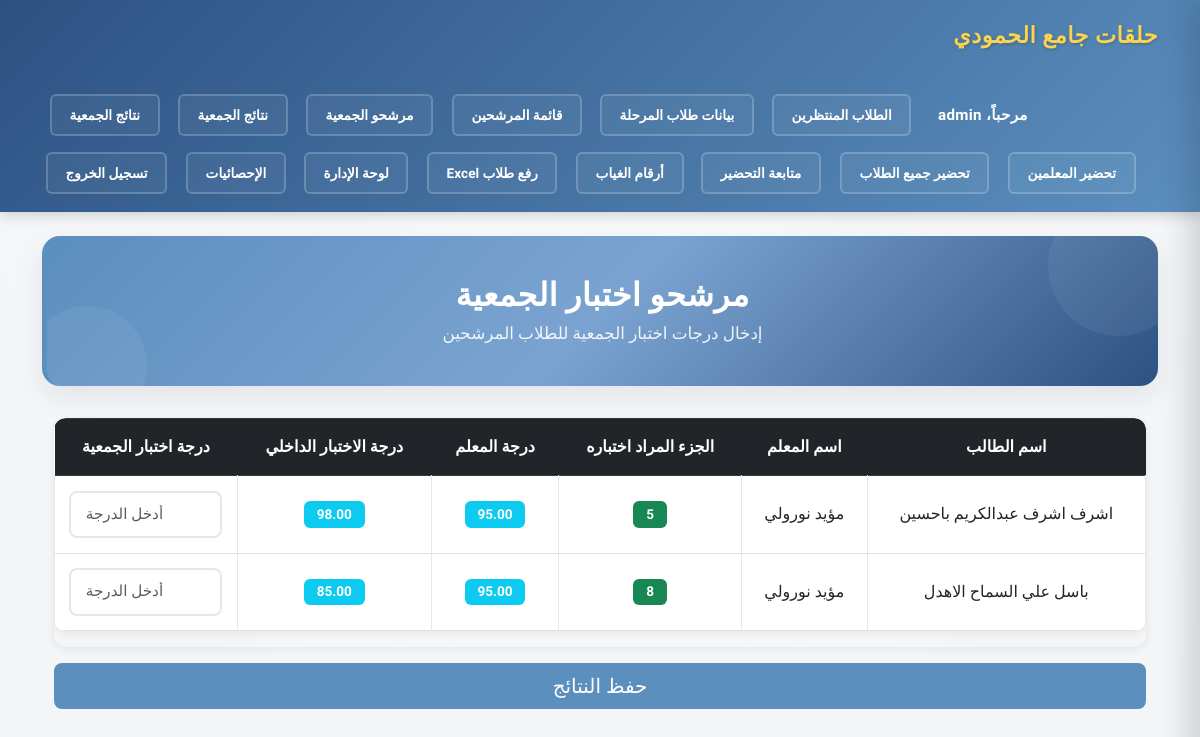
Page /association-candidates/ (signed in) on the committed database.
### quran_center/models.py (models this page shows, shortened)
class ExamNomination(models.Model):
    student = models.ForeignKey(Student, on_delete=models.CASCADE, verbose_name="الطالب")
    teacher = models.ForeignKey(User, on_delete=models.CASCADE, verbose_name="المعلم المرشح")
    last_tested_part = models.CharField(
        max_length=50,
        choices=LAST_TESTED_PART_CHOICES,
        verbose_name="آخر جزء تم اختباره"
    )
    teacher_grade = models.DecimalField(max_digits=5, decimal_places=2, verbose_name="درجة المعلم", null=True, blank=True)
    internal_grade = models.DecimalField(max_digits=5, decimal_places=2, verbose_name="درجة الاختبار الداخلي", null=True, blank=True)
    association_grade = models.DecimalField(max_digits=5, decimal_places=2, verbose_name="درجة اختبار الجمعية", null=True, blank=True)
    nomination_date = models.DateField(auto_now_add=True, verbose_name="تاريخ الترشيح")
    internal_passed = models.BooleanField(default=False, verbose_name="اجتاز الداخلي")
    association_tested = models.BooleanField(default=False, verbose_name="تم اختبار الجمعية")
    class Meta:
        verbose_name = "ترشيح اختبار"
        verbose_name_plural = "ترشيحات الاختبارات"
        ordering = ['-nomination_date']
    def get_next_part(self):
        part_sequence = ['0', '1', '2', '3', '5', '8', '10', '13', '15', '20', '25', '30']
        try:
            current_index = part_sequence.index(self.last_tested_part)
            if current_index < len(part_sequence) - 1:
                return part_sequence[current_index + 1]
            return '30'  # القرآن كاملاً
        except ValueError:
            return '1'

class Student(models.Model):
    GRADE_CHOICES = [
        ('1_pri', 'أول ابتدائي'), ('2_pri', 'ثاني ابتدائي'), ('3_pri', 'ثالث ابتدائي'),
        ('4_pri', 'رابع ابتدائي'), ('5_pri', 'خامس ابتدائي'), ('6_pri', 'سادس ابتدائي'),
        ('1_med', 'أول متوسط'), ('2_med', 'ثاني متوسط'), ('3_med', 'ثالث متوسط'),
        ('1_sec', 'أول ثانوي'), ('2_sec', 'ثاني ثانوي'), ('3_sec', 'ثالث ثانوي'),
        ('uni', 'جامعي'),
    ]
    STATUS_CHOICES = [('منتظر', 'منتظر'), ('منتظم', 'منتظم')]
    full_name = models.CharField(max_length=200, verbose_name="الاسم الثلاثي", blank=True, default="")
    student_unique_id = models.PositiveIntegerField(unique=True, blank=True, null=True, editable=False, verbose_name="المعرف الفريد")
    student_phone = models.CharField(max_length=15, blank=True, null=True, verbose_name="جوال الطالب")
    parent_phone = models.CharField(max_length=15, verbose_name="جوال ولي الأمر", blank=True, default="")
    identity_number = models.CharField(max_length=100, verbose_name="رقم هوية الطالب", blank=True, null=True)
    jamiaa_id = models.CharField(max_length=100, verbose_name="رقم الجمعية", blank=True, null=True)
    parent_identity = models.CharField(max_length=50, verbose_name="رقم هوية ولي الأمر", blank=True, null=True)
    grade = models.CharField(max_length=20, choices=GRADE_CHOICES, verbose_name="الصف الدراسي", blank=True, default="")
    birth_date = models.CharField(max_length=50, verbose_name="تاريخ الميلاد", blank=True, null=True)
    last_tested_part = models.CharField(
        max_length=50,
        choices=LAST_TESTED_PART_CHOICES,
        default='0',
        verbose_name="آخر جزء تم اختباره"
    )
    previous_center = models.CharField(max_length=100, blank=True, null=True, verbose_name="التحفيظ السابق ( ان وُجد )")
    neighborhood = models.CharField(max_length=100, verbose_name="الحي", blank=True, null=True)
    teacher = models.ForeignKey(User, on_delete=models.SET_NULL, null=True, blank=True, verbose_name="المعلم المسؤول")
    status = models.CharField(max_length=20, default='منتظر', choices=STATUS_CHOICES)
    educational_stage = models.CharField(max_length=50, blank=True)
    absence_reset_at = models.DateField(blank=True, null=True, verbose_name="تاريخ تصفير الغياب المؤقت")
    created_at = models.DateTimeField(auto_now_add=True)

### quran_center/views.py (the view, shortened to what this page needs)
# urls.py: path('association-candidates/', views.association_candidates, name='association_candidates'),
@login_required
def association_candidates(request):
    if not user_has_role(request.user, 'examiner'):
        return redirect('home')
    nominations = ExamNomination.objects.filter(internal_passed=True, association_tested=False).select_related('student').order_by('student__full_name', '-id')
    nominations_with_next = []
    for nomination in nominations:
        nominations_with_next.append({
            'nomination': nomination,
            'next_part': nomination.get_next_part()
        })
    return render(request, 'association_candidates.html', {'nominations': nominations_with_next})

### quran_center/templatetags/role_tags.py (called while the page is built)
@register.filter
def has_role(user, role_code):
    if not user or not user.is_authenticated:
        return False
    if user.is_superuser:
        return True
    return UserRole.objects.filter(user=user, role__code=role_code).exists()

### quran_center/views.py (called while the page is built)
def user_has_role(user, role_code):
    if not user.is_authenticated:
        return False
    if user.is_superuser:
        return True
    return UserRole.objects.filter(user=user, role__code=role_code).exists()

### quran_center/templates/association_candidates.html (shortened to what this page needs)
{% extends "base.html" %}
{% block content %}
<div class="page-hero">
    <div class="page-hero-inner">
        <h1 class="page-hero-title">مرشحو اختبار الجمعية</h1>
        <p class="page-hero-subtitle">إدخال درجات اختبار الجمعية للطلاب المرشحين</p>
    </div>
</div>
<div class="container" dir="rtl">
    {% if nominations %}
    <form method="post">
        <div class="table-responsive">
            <table class="table table-bordered table-hover">
                <thead class="table-dark">
                    <tr>
                        <th>اسم الطالب</th>
                        <th>اسم المعلم</th>
                        <th>الجزء المراد اختباره</th>
                        <th>درجة المعلم</th>
                        <th>درجة الاختبار الداخلي</th>
                        <th>درجة اختبار الجمعية</th>
                    </tr>
                </thead>
                <tbody>
                    {% for item in nominations %}
                    <tr>
                        <td>{{ item.nomination.student.full_name }}</td>
                        <td>{{ item.nomination.teacher.get_full_name|default:item.nomination.teacher.username }}</td>
                        <td><span class="badge bg-success">{{ item.next_part }}</span></td>
                        <td><span class="badge bg-info">{{ item.nomination.teacher_grade|floatformat:2 }}</span></td>
                        <td><span class="badge bg-info">{{ item.nomination.internal_grade|floatformat:2 }}</span></td>
                        <td>
                            <input type="number"
                                   name="association_grade_{{ item.nomination.id }}"
                                   class="form-control"
                                   placeholder="أدخل الدرجة"
                                   min="0"
                                   max="100"
                                   step="0.5">
                        </td>
                    </tr>
                    {% endfor %}
                </tbody>
            </table>
        </div>
        <button type="submit" class="btn btn-success btn-lg w-100 mt-3">
            حفظ النتائج
        </button>
    </form>
    {% else %}
    <div class="alert alert-info">
        لا يوجد مرشحون لاختبار الجمعية حالياً.
    </div>
    {% endif %}
</div>
{% endblock %}

### quran_center/templates/base.html (shortened to what this page needs)
<!DOCTYPE html>
<html lang="ar" dir="rtl">
<head>
    {% load static %}
    <link rel="stylesheet" href="https://cdn.jsdelivr.net/npm/bootstrap@5.3.0/dist/css/bootstrap.rtl.min.css" id="bootstrapCdnPrimary">
    <link rel="stylesheet" href="{% static 'css/style.css' %}">
</head>
<body class="bg-light">
{% load role_tags %}
<nav class="navbar navbar-dark bg-dark mb-4">
    <div class="container">
        <span class="navbar-brand">حلقات جامع الحمودي</span>
        <div>
            {% if user.is_authenticated %}
                <span class="text-white me-3">مرحباً، {{ user.username }}</span>
                {% if user.stage_supervisor or user.is_superuser or user|has_role:"supervisor" %}
                <a href="{% url 'pending_students' %}" class="btn btn-outline-warning btn-sm me-2">الطلاب المنتظرين</a>
                <a href="{% url 'stage_students_data' %}" class="btn btn-outline-warning btn-sm me-2">بيانات طلاب المرحلة</a>
                {% endif %}
                {% if user|has_role:"examiner" %}
                <a href="{% url 'nominated_students' %}" class="btn btn-outline-secondary btn-sm me-2">قائمة المرشحين</a>
                <a href="{% url 'association_candidates' %}" class="btn btn-outline-secondary btn-sm me-2">مرشحو الجمعية</a>
                <a href="{% url 'association_results' %}" class="btn btn-outline-secondary btn-sm me-2">نتائج الجمعية</a>
                {% endif %}
                {% if user|has_role:"manager" %}
                <a href="{% url 'association_results' %}" class="btn btn-outline-secondary btn-sm me-2">نتائج الجمعية</a>
                {% endif %}
                {% if user|has_role:"preparer" %}
                <a href="{% url 'preparer_take_attendance' %}" class="btn btn-outline-success btn-sm me-2">تحضير المعلمين</a>
                <a href="{% url 'preparer_take_students_attendance' %}" class="btn btn-outline-success btn-sm me-2">تحضير جميع الطلاب</a>
                <a href="{% url 'preparer_attendance_summary' %}" class="btn btn-outline-success btn-sm me-2">متابعة التحضير</a>
                <a href="{% url 'preparer_absent_contacts' %}" class="btn btn-outline-success btn-sm me-2">أرقام الغياب</a>
                {% endif %}
                {% if user.is_superuser or user|has_role:"manager" %}
                <a href="{% url 'bulk_students_upload' %}" class="btn btn-outline-warning btn-sm me-2">رفع طلاب Excel</a>
                <a href="{% url 'admin:index' %}" class="btn btn-outline-warning btn-sm me-2">لوحة الإدارة</a>
                <a href="{% url 'admin_statistics' %}" class="btn btn-outline-warning btn-sm me-2">الإحصائيات</a>
                {% endif %}
                <form method="post" action="{% url 'logout' %}" style="display: inline;">
                    <button type="submit" class="btn btn-outline-danger btn-sm">تسجيل الخروج</button>
                </form>
            {% endif %}
        </div>
    </div>
</nav>
<div class="container">
    {% block content %}
    {% endblock %}
</div>
</body>
</html>

### quran_center/static/css/style.css (style rules this page uses)
:root { --primary-blue: #5B8FBE; --secondary-blue: #7BA3D1; --dark-blue: #2C5282; --light-blue: rgba(91, 143, 190, 0.1); --accent-brown: #5B8FBE; --page-bg: #f3f5f7; --card-border: #e6ebef; --text-dark: #1e293b; --shadow-sm: 0 2px 8px rgba(0,0,0,0.08); --shadow-md: 0 12px 30px rgba(15,23,42,0.08); --shadow-lg: 0 20px 40px rgba(91,143,190,0.15); --radius: 12px; --transition: all 0.3s ease; }
body { font-family: 'Tajawal', 'El Messiri', sans-serif; background: radial-gradient(80% 120% at 50% -20%, #ffffff 0%, #f6f7f9 45%, var(--page-bg) 100%); min-height: 100vh; background-attachment: fixed; }
.container { animation: fadeIn 0.4s ease-in; }
.navbar { background: linear-gradient(135deg, var(--dark-blue) 0%, var(--primary-blue) 100%) !important; box-shadow: 0 4px 12px rgba(0,0,0,0.15); padding: 0.85rem 0; }
.navbar .container { display: flex; align-items: center; justify-content: space-between; gap: 2rem; }
.navbar-brand { font-size: 1.4rem; font-weight: 700; color: #fcd34d !important; text-shadow: 1px 1px 3px rgba(0,0,0,0.2); letter-spacing: 0.5px; }
.navbar .btn { margin: 0.3rem 0.25rem; transition: var(--transition); font-weight: 600; font-size: 0.85rem; padding: 0.55rem 1.1rem; border-radius: 6px; border: 2px solid transparent; }
.navbar .btn-outline-light, .navbar .btn-outline-warning, .navbar .btn-outline-success, .navbar .btn-outline-info, .navbar .btn-outline-primary, .navbar .btn-outline-secondary, .navbar .btn-outline-danger { background: rgba(255, 255, 255, 0.05); border-color: rgba(255, 255, 255, 0.2); color: #ffffff; }
.navbar .text-white { font-weight: 600; font-size: 0.95rem; letter-spacing: 0.3px; }
.navbar > .container > div { display: flex; align-items: center; flex-wrap: wrap; gap: 0.4rem; justify-content: flex-end; }
.navbar form { display: inline; margin: 0; padding: 0; }
.navbar form button { margin: 0.3rem 0.25rem; transition: var(--transition); font-weight: 600; font-size: 0.85rem; padding: 0.55rem 1.1rem; border-radius: 6px; border: 2px solid #dc2626; background: rgba(220, 38, 38, 0.08); color: #fca5a5; }
.form-control, .form-select { border: 2px solid #e2e8f0; border-radius: 8px; padding: 0.65rem 0.9rem; transition: var(--transition); font-size: 0.95rem; }
.btn-success { background-color: var(--primary-blue); border: none; border-radius: 8px; font-weight: 500; transition: var(--transition); }
.table { background: white; border-radius: var(--radius); overflow: hidden; box-shadow: var(--shadow-sm); }
.table thead { background: linear-gradient(135deg, var(--dark-blue) 0%, var(--primary-blue) 100%); color: white; }
.table thead th { border: none; padding: 1rem; font-weight: 600; text-align: center; }
.table tbody td { padding: 0.9rem; vertical-align: middle; text-align: center; border-color: #e2e8f0; }
.table tbody tr { transition: background-color 0.2s ease; }
.table-responsive { border-radius: var(--radius); box-shadow: var(--shadow-sm); }
.badge { padding: 0.4rem 0.8rem; border-radius: 6px; font-weight: 600; font-size: 0.85rem; }
.page-hero { background: linear-gradient(135deg, var(--primary-blue) 0%, var(--secondary-blue) 50%, var(--dark-blue) 100%); border-radius: 18px; padding: 2.5rem 2rem; color: white; text-align: center; position: relative; overflow: hidden; margin: 1rem 0 2rem; box-shadow: var(--shadow-md); border-left: 5px solid var(--accent-brown); }
.page-hero::before, .page-hero::after { content: ''; position: absolute; border-radius: 50%; background: rgba(255, 255, 255, 0.06); }
.page-hero::before { top: -40px; right: -30px; width: 140px; height: 140px; }
.page-hero::after { bottom: -40px; left: -20px; width: 120px; height: 120px; }
.page-hero-inner { position: relative; z-index: 1; max-width: 820px; margin: 0 auto; }
.page-hero-title { font-size: 2rem; font-weight: 700; margin: 0 0 0.4rem 0; letter-spacing: 0.3px; }
.page-hero-subtitle { font-size: 1.05rem; margin: 0; opacity: 0.9; }
.card, .btn, .feature-card, .navbar .btn { will-change: transform; transform: translateZ(0); backface-visibility: hidden; }

### rows in the picture
ExamNomination: nomination.student.full_name "اشرف اشرف عبدالكريم باحسين", nomination.teacher.get_full_name "مؤيد نورولي", next_part "5", nomination.teacher_grade "95.00", nomination.internal_grade "98.00"
ExamNomination: nomination.student.full_name "باسل علي السماح الاهدل", nomination.teacher.get_full_name "مؤيد نورولي", next_part "8", nomination.teacher_grade "95.00", nomination.internal_grade "85.00"

### other values in the picture
{{ user.username }} "admin"
